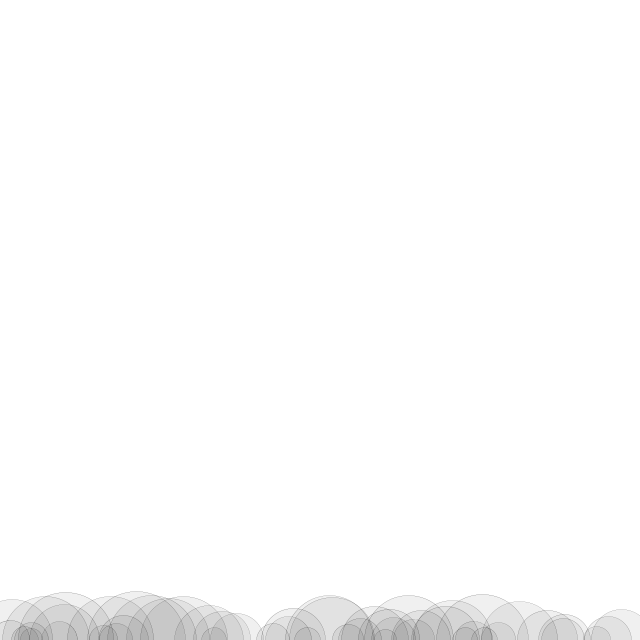
Frame 1 (no input)
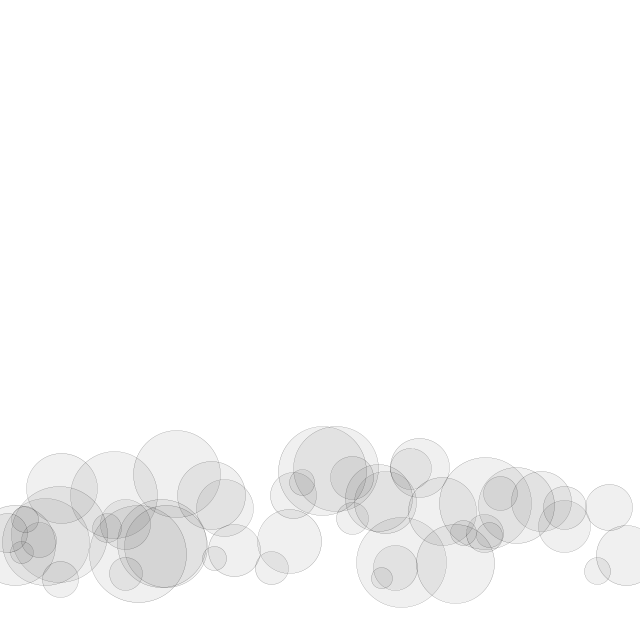
Frame 60 (the mouse pressed at the canvas centre just before this capture)
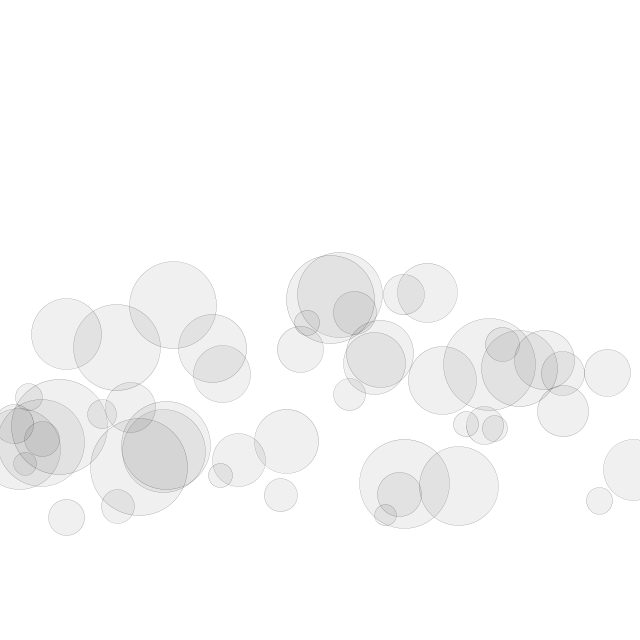
Frame 120 (the mouse held since frame 60 and released just before this capture)

The Processing sketch that drew these frames (run headless with seeded random() and noise(); from frame 60 on, the mouse is pressed at the canvas centre):

// Processing sketch: Banki
// ── Banki.pde
Bubble[] b = new Bubble[50];

void setup(){
  size(640,640);

  for(int i = 0; i< b.length; i++){
    b[i] = new Bubble();
  }
}

void draw(){
  background(255);
  
  for(int i = 0; i < b.length; i++){
    b[i].display();
    b[i].ascend();
    b[i].top();
  }
}
// ── Bubble.pde
class Bubble{
 float x;
 float y;
 float r;
 float speed;
 
 Bubble(){
   x = random(width);
   y = height;
   fill(0,15);
   strokeWeight(0);
   r = random(20,100);
   speed = random(1,3);
 }
 
 void display(){
   ellipse(x,y,r,r);
 }
 
 void ascend(){
   y-=speed;
   x+= random(-1,1);
 }
 
 void top(){
   if(y < -r/2){
     y = height + r/2;
   }
 }
}
